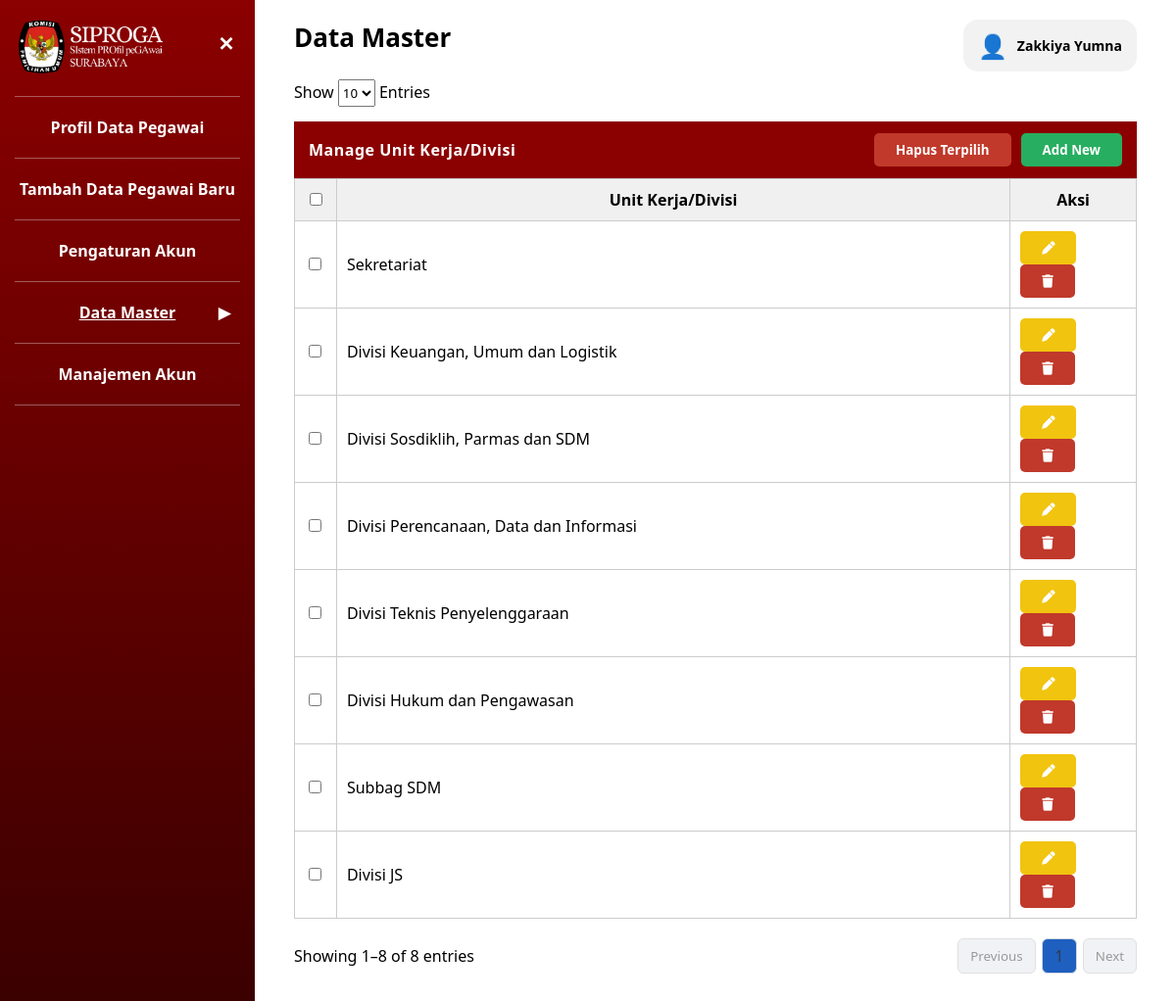
/admin/Admin_DM_UnitKerja.php (signed in), run on the app's committed database.
### tables this page shows
CREATE TABLE `user` (
  `id_user` int UNSIGNED NOT NULL,
  `nip` char(18) NOT NULL,
  `username` varchar(50) NOT NULL,
  `email` varchar(100) NOT NULL,
  `password` varchar(255) NOT NULL,
  `role` enum('admin','pegawai') NOT NULL DEFAULT 'pegawai',
  `last_login` datetime DEFAULT NULL,
  `is_active` tinyint(1) NOT NULL DEFAULT '1',
  `created_at` timestamp NOT NULL DEFAULT CURRENT_TIMESTAMP
);

CREATE TABLE `pegawai` (
  `nip` char(18) NOT NULL,
  `nama_pegawai` varchar(250) NOT NULL,
  `tempat_lahir` varchar(100) NOT NULL,
  `tanggal_lahir` date NOT NULL,
  `alamat` varchar(100) NOT NULL,
  `tmt_cpns` date DEFAULT NULL,
  `tmt_pns` date DEFAULT NULL,
  `no_telp` varchar(15) NOT NULL,
  `created_at` timestamp NOT NULL DEFAULT CURRENT_TIMESTAMP,
  `updated_at` timestamp NOT NULL DEFAULT CURRENT_TIMESTAMP ON UPDATE CURRENT_TIMESTAMP,
  `id_jenis_kelamin` int UNSIGNED NOT NULL,
  `id_agama` int UNSIGNED NOT NULL,
  `id_status_perkawinan` int UNSIGNED NOT NULL,
  `id_gol` int UNSIGNED NOT NULL,
  `id_unit_kerja` int UNSIGNED NOT NULL,
  `foto` varchar(50) NOT NULL,
  `tipe_karyawan` varchar(10) NOT NULL,
  `instansi` varchar(50) NOT NULL
);

CREATE TABLE `master_divisi` (
  `id_unit_kerja` int UNSIGNED NOT NULL,
  `unit_kerja` varchar(100) NOT NULL,
  `keterangan` varchar(100) DEFAULT NULL
);

### admin/Admin_DM_UnitKerja.php (the view, shortened to what this page needs)
<?php
include '../config/koneksi.php';
$nip_session = $_SESSION['nip'];
$stmtAdmin = $conn->prepare("
    SELECT u.username, u.role, p.nama_pegawai
    FROM user u
    JOIN pegawai p ON u.nip = p.nip
    WHERE u.nip = ?
");
$stmtAdmin->bind_param("s", $nip_session);
$stmtAdmin->execute();
$resultAdmin = $stmtAdmin->get_result();
$admin = $resultAdmin->fetch_assoc() ?? [
    'username' => 'Administrator',
    'nama_pegawai' => 'Administrator'
];
$limit = 10;
$page = isset($_GET['page']) ? (int)$_GET['page'] : 1;
$offset = ($page - 1) * $limit;
$totalQuery = mysqli_query($conn, "SELECT COUNT(*) as total FROM master_divisi");
$totalData = mysqli_fetch_assoc($totalQuery)['total'];
$totalPages = ceil($totalData / $limit);
$query = mysqli_query($conn,
    "SELECT id_unit_kerja, unit_kerja
     FROM master_divisi
     ORDER BY id_unit_kerja
     LIMIT $limit OFFSET $offset"
);
?>
<!DOCTYPE html>
<html lang="id">
<head>
    <link rel="stylesheet" href="../assets/data_master.css">
    <link rel="stylesheet" href="../assets/style.css" />
    <link rel="stylesheet" href="https://cdnjs.cloudflare.com/ajax/libs/font-awesome/6.5.0/css/all.min.css">
</head>
<body class="role-admin" data-jenis="divisi">
<aside class="sidebar" id="sidebar">
    <div class="logo_siproga">
      <img src="../auth/Logo_Siproga.png">
      <button class="tombol-menu" id="tombolMenu">✕</button>
    </div>
    <hr class="garis-menu">
    <a href="Admin_Profil_Data_Pegawai.php" class="item-menu">
        Profil Data Pegawai
    </a>
    <hr class="garis-menu">
    <a href="Admin_Tambah_Data.php" class="item-menu">
        Tambah Data Pegawai Baru
    </a>
    <hr class="garis-menu">
    <a href="Admin_Pengaturan_Akun.php" class="item-menu">
        Pengaturan Akun
    </a>
    <hr class="garis-menu">
    <div class="item-menu aktif" id="menuDataMaster">
        <span>Data Master</span>
        <span class="panah-menu" id="panahDataMaster">▼</span>
    </div>
    <hr class="garis-menu">
    <a href="Admin_Manajemen_Akun.php" class="item-menu">
      Manajemen Akun
    </a>
    <hr class="garis-menu">
</aside>
<main class="konten">
<h2>Data Master</h2>
<div class="user-profile" id="userProfile">
    <div class="user-info">
        <div class="user-icon">👤</div>
        <div class="user-text">
            <div class="user-name">
                <?= htmlspecialchars($admin['nama_pegawai']); ?>
            </div>
        </div>
    </div>
</div>
<div style="display:flex; justify-content:space-between; align-items:center; margin-bottom:15px;">
    <div>
        Show
        <select id="entriesSelect" style="height:28px;">
            <option value="10" selected>10</option>
        </select>
        Entries
    </div>
</div>
<div class="header-master">
    <span class="judul-master">Manage Unit Kerja/Divisi</span>
    <div class="header-actions">
        <button type="button"
                class="tombol-hapus"
                onclick="openBulkDeleteModal()">
            Hapus Terpilih
        </button>
        <button type="button"
                class="tombol-tambah"
                onclick="openModal()">
            Add New
        </button>
    </div>
</div>
<form method="POST" id="formBulkDelete">
<table width="100%" class="tabel-master">
    <thead>
        <tr>
            <th width="5%">
                <input type="checkbox" id="checkAll">
            </th>
            <th>Unit Kerja/Divisi</th>
            <th width="15%">Aksi</th>
        </tr>
    </thead>
    <tbody>
    <?php
    if (mysqli_num_rows($query) > 0) {
        while ($row = mysqli_fetch_assoc($query)) {
    ?>
    <tr>
        <td>
            <input type="checkbox"
                   name="id_delete[]"
                   value="<?= $row['id_unit_kerja']; ?>">
        </td>
        <td><?= htmlspecialchars($row['unit_kerja']); ?></td>
        <td>
            <button type="button"
                    class="tombol-ubah"
                    onclick="openEditModal(<?= $row['id_unit_kerja']; ?>, '<?= htmlspecialchars($row['unit_kerja']); ?>')">
                <i class="fa-solid fa-pen"></i>
            </button>
            <button type="button"
                    class="tombol-hapus"
                    onclick="openDeleteModal(<?= $row['id_unit_kerja']; ?>)">
                <i class="fa-solid fa-trash"></i>
            </button>
        </td>
    </tr>
    <?php
        }
    } else {
        echo "<tr>
                <td colspan='3' style='text-align:center; padding:20px;'>
                    Belum ada data
                </td>
            </tr>";
    }
    ?>
    </tbody>
</table>
<?php
$start = $offset + 1;
$end = min($offset + $limit, $totalData);
?>
<div class="table-footer">
    <div>
        Showing <?= $start ?>–<?= $end ?> of <?= $totalData ?> entries
    </div>
    <div id="pagination">
        <?php if ($page > 1): ?>
            <a href="?page=<?= $page - 1 ?>" class="tombol-previous">Previous</a>
        <?php else: ?>
            <button class="tombol-previous" disabled>Previous</button>
        <?php endif; ?>
        <?php for ($i = 1; $i <= $totalPages; $i++): ?>
            <a href="?page=<?= $i ?>"
               class="tombol-next"
               style="<?= $i == $page ? 'background:#1f5fbf;' : '' ?>">
                <?= $i ?>
            </a>
        <?php endfor; ?>
        <?php if ($page < $totalPages): ?>
            <a href="?page=<?= $page + 1 ?>" class="tombol-next">Next</a>
        <?php else: ?>
            <button class="tombol-next" disabled>Next</button>
        <?php endif; ?>
    </div>
</div>
</main>
</body>
</html>

### assets/data_master.css (style rules this page uses)
* { box-sizing: border-box; font-family: "Segoe UI", Tahoma, sans-serif; }
body { margin: 0; min-height: 100vh; display: flex; background: #ffffff; }
.sidebar { width: 260px; background: linear-gradient(to bottom, #8b0000, #3b0000); color: #fff; padding: 20px 15px; min-height: 100vh; }
.tombol-menu { background: none; border: none; color: #fff; font-size: 22px; cursor: pointer; }
.garis-menu { border: none; border-top: 1px solid rgba(255, 255, 255, 0.35); margin: 12px 0; }
.item-menu { padding: 8px 5px; cursor: pointer; font-weight: bold; text-align: center; position: relative; }
.item-menu.aktif { text-decoration: underline; }
.panah-menu { position: absolute; right: 10px; top: 50%; transform: translateY(-50%); }
.konten { flex: 1; padding: 20px 40px 30px; position: relative; }
.konten h2 { margin: 0 0 25px; font-size: 26px; }
.tabel-master { width: 100%; border-collapse: collapse; table-layout: fixed; }
.tabel-master th, .tabel-master td { border: 1px solid #ccc; padding: 10px; }
.tabel-master th { background: #f0f0f0; }
.header-master { background: #8b0000; color: white; padding: 12px 15px; display: flex; justify-content: space-between; align-items: center; margin-bottom: 0; }
.judul-master { font-weight: 700; font-size: 16px; letter-spacing: 0.5px; }
.header-actions { display: flex; gap: 10px; }
.tombol-ubah { background: #f1c40f; color: #000; border: none; padding: 8px 22px; border-radius: 5px; font-weight: bold; cursor: pointer; }
.tombol-hapus { background: #c0392b; color: #fff; border: none; padding: 8px 22px; border-radius: 5px; font-weight: bold; cursor: pointer; }
.tombol-tambah { background: #27ae60; color: #fff; border: none; padding: 8px 22px; border-radius: 5px; font-weight: bold; cursor: pointer; }
.table-footer { display: flex; justify-content: space-between; align-items: center; margin-top: 20px; }
#pagination { display: flex; align-items: center; gap: 6px; }
#pagination a, #pagination button { min-width: 36px; height: 36px; padding: 0 12px; border-radius: 6px; border: 1px solid #d0d7e2; background: #ffffff; color: #2c3e50; font-weight: 500; text-decoration: none; display: flex; align-items: center; justify-content: center; cursor: pointer; transition: all 0.2s ease; }
#pagination button:disabled { background: #f0f2f5; color: #999; border-color: #e0e0e0; cursor: not-allowed; }

### assets/style.css (style rules this page uses)
* { box-sizing: border-box; font-family: "Segoe UI", Tahoma, sans-serif; }
body { margin: 0; min-height: 100vh; display: flex; background: #ffffff; }
.sidebar { width: 260px; background: linear-gradient(to bottom, #8b0000, #3b0000); color: #fff; padding: 20px 15px; min-height: 100vh; }
.tombol-menu { background: none; border: none; color: #fff; font-size: 22px; cursor: pointer; font-weight: bold; }
.garis-menu { border: none; border-top: 1px solid rgba(255, 255, 255, 0.35); margin: 12px 0; }
.item-menu { padding: 8px 5px; cursor: pointer; font-weight: bold; text-align: center; position: relative; display: block; text-decoration: none; color: white; }
.item-menu.aktif { text-decoration: underline; }
.panah-menu { position: absolute; right: 10px; top: 50%; transform: translateY(-50%); }
.konten { flex: 1; padding: 20px 40px 30px; position: relative; }
.konten h2 { margin: 0 0 25px; font-size: 26px; }
.tombol-ubah { background: #f1c40f; color: #fff; border: none; padding: 8px 22px; border-radius: 5px; font-weight: bold; cursor: pointer; }
.tombol-hapus { background: #c0392b; color: #fff; border: none; padding: 8px 22px; border-radius: 5px; font-weight: bold; cursor: pointer; }
.tombol-tambah { background: #27ae60; color: #fff; border: none; padding: 8px 22px; border-radius: 5px; font-weight: bold; cursor: pointer; }
.user-profile { position: absolute; top: 20px; right: 40px; z-index: 9999; }
.user-info { display: flex; align-items: center; gap: 10px; background: #f2f2f2; padding: 10px 15px; border-radius: 15px; }
.user-icon { font-size: 24px; }
.user-name { font-weight: bold; font-size: 14px; }
.logo_siproga { display: flex; align-items: flex-start; position: relative; }
.logo_siproga img { width: 170px; height: auto; padding-right: 12px; display: block; margin-bottom: 10px; }
.tombol-menu { font-size: 20px; background: none; border: none; color: white; cursor: pointer; position: absolute; right: 0px; top: 10px; }

### data on the page
user: nip.nama_pegawai "Zakkiya Yumna"
master_divisi: unit_kerja "Sekretariat"
master_divisi: unit_kerja "Divisi Keuangan, Umum dan Logistik"
master_divisi: unit_kerja "Divisi Sosdiklih, Parmas dan SDM"
master_divisi: unit_kerja "Divisi Perencanaan, Data dan Informasi"
master_divisi: unit_kerja "Divisi Teknis Penyelenggaraan"
master_divisi: unit_kerja "Divisi Hukum dan Pengawasan"
master_divisi: unit_kerja "Subbag SDM"
master_divisi: unit_kerja "Divisi JS"

### other printed values
$start "1"
$end "8"
$totalData "8"
